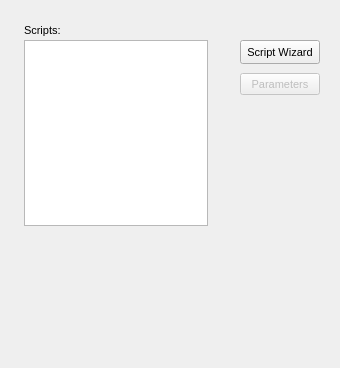
<?xml version="1.0"?>
<ui version="4.0">
  <class>Form</class>
  <widget class="QDialog" name="IDD_PROPSCRIPT">
    <property name="geometry">
      <rect>
        <x>0</x>
        <y>0</y>
        <width>340</width>
        <height>368</height>
      </rect>
    </property>
    <property name="font">
      <font>
        <family>Liberation Sans</family>
        <pointsize>8</pointsize>
        <bold>false</bold>
        <italic>false</italic>
      </font>
    </property>
    <property name="enabled">
      <bool>true</bool>
    </property>
    <widget class="QLabel" name="IDC_STATIC">
      <property name="geometry">
        <rect>
          <x>24</x>
          <y>24</y>
          <width>184</width>
          <height>16</height>
        </rect>
      </property>
      <property name="text">
        <string>Scripts:</string>
      </property>
      <property name="visible">
        <bool>true</bool>
      </property>
      <property name="enabled">
        <bool>true</bool>
      </property>
      <property name="alignment">
        <set>Qt::AlignLeft</set>
      </property>
    </widget>
    <widget class="QListWidget" name="IDC_SCRIPTSEL_LISTBOX">
      <property name="geometry">
        <rect>
          <x>24</x>
          <y>40</y>
          <width>184</width>
          <height>186</height>
        </rect>
      </property>
      <property name="visible">
        <bool>true</bool>
      </property>
      <property name="enabled">
        <bool>true</bool>
      </property>
      <property name="selectionMode">
        <enum>QAbstractItemView::SingleSelection</enum>
      </property>
    </widget>
    <widget class="QPushButton" name="IDC_SCRIPTSEL_SCRIPT_WIZ">
      <property name="geometry">
        <rect>
          <x>240</x>
          <y>40</y>
          <width>80</width>
          <height>24</height>
        </rect>
      </property>
      <property name="text">
        <string>Script Wizard</string>
      </property>
      <property name="visible">
        <bool>true</bool>
      </property>
      <property name="enabled">
        <bool>true</bool>
      </property>
      <property name="default">
        <bool>false</bool>
      </property>
      <property name="autoDefault">
        <bool>false</bool>
      </property>
    </widget>
    <widget class="QPushButton" name="IDC_PARAMETERS">
      <property name="geometry">
        <rect>
          <x>240</x>
          <y>73</y>
          <width>80</width>
          <height>22</height>
        </rect>
      </property>
      <property name="text">
        <string>Parameters</string>
      </property>
      <property name="visible">
        <bool>true</bool>
      </property>
      <property name="enabled">
        <bool>false</bool>
      </property>
      <property name="default">
        <bool>false</bool>
      </property>
      <property name="autoDefault">
        <bool>false</bool>
      </property>
    </widget>
    <action name="IDD_ORPHANHUNTER">
      <property name="text">
        <string>Orphan Hunter</string>
      </property>
    </action>
    <action name="IDD_REORDER_PAGES">
      <property name="text">
        <string>Reorder Net Pages</string>
      </property>
    </action>
    <action name="IDD_SHOW_ALL_CHECKED_OUT">
      <property name="text">
        <string>Show All Pages Checked Out</string>
      </property>
    </action>
    <action name="IDM_IMPORT_BITMAP">
      <property name="text">
        <string>Bitmap/Animation Converter...</string>
      </property>
    </action>
    <action name="ID_APP_ABOUT">
      <property name="text">
        <string>&amp;About editor...</string>
      </property>
    </action>
    <action name="ID_APP_EXIT">
      <property name="text">
        <string>E&amp;xit</string>
      </property>
      <property name="shortcut">
        <string>Alt+X</string>
      </property>
    </action>
    <action name="ID_BRIEFING_EDITOR">
      <property name="text">
        <string>Briefing Editor...</string>
      </property>
    </action>
    <action name="ID_BUTTON_LIGHTING">
      <property name="text">
        <string>ID_BUTTON_LIGHTING</string>
      </property>
    </action>
    <action name="ID_BUTTON_OUTLINE">
      <property name="text">
        <string>ID_BUTTON_OUTLINE</string>
      </property>
    </action>
    <action name="ID_BUTTON_WINDOWSELECTION">
      <property name="text">
        <string>ID_BUTTON_WINDOWSELECTION</string>
      </property>
    </action>
    <action name="ID_D3HELP">
      <property name="text">
        <string>Help on D3 Editor</string>
      </property>
    </action>
    <action name="ID_EDITORS_AIPROPERTIES">
      <property name="text">
        <string>AI Properties...</string>
      </property>
    </action>
    <action name="ID_EDITORS_AMBIENTSOUNDS">
      <property name="text">
        <string>Ambient Sounds...</string>
      </property>
    </action>
    <action name="ID_EDITORS_DALLAS">
      <property name="text">
        <string>Dallas Graphical Script Editor...</string>
      </property>
    </action>
    <action name="ID_EDITORS_FILES">
      <property name="text">
        <string>Files...</string>
      </property>
    </action>
    <action name="ID_EDITORS_MEGACELLS">
      <property name="text">
        <string>Megacells...</string>
      </property>
    </action>
    <action name="ID_EDIT_ADDSELECT">
      <property name="text">
        <string>Add Current Room to Selected List</string>
      </property>
    </action>
    <action name="ID_EDIT_ATTACH">
      <property name="text">
        <string>&amp;Attach</string>
      </property>
    </action>
    <action name="ID_EDIT_CLEARSELECTED">
      <property name="text">
        <string>Clear Selected List</string>
      </property>
    </action>
    <action name="ID_EDIT_COPY">
      <property name="text">
        <string>&amp;Copy</string>
      </property>
      <property name="shortcut">
        <string>Ctrl+Ins</string>
      </property>
    </action>
    <action name="ID_EDIT_CUT">
      <property name="text">
        <string>Cu&amp;t</string>
      </property>
      <property name="shortcut">
        <string>Shift+Del</string>
      </property>
    </action>
    <action name="ID_EDIT_DELETE">
      <property name="text">
        <string>&amp;Delete</string>
      </property>
    </action>
    <action name="ID_EDIT_LOADSCRAP">
      <property name="text">
        <string>Load Scrap from Disk</string>
      </property>
    </action>
    <action name="ID_EDIT_PASTE">
      <property name="text">
        <string>&amp;Paste</string>
      </property>
      <property name="shortcut">
        <string>Shift+Ins</string>
      </property>
    </action>
    <action name="ID_EDIT_PLACE">
      <property name="text">
        <string>&amp;Place in Mine</string>
      </property>
    </action>
    <action name="ID_EDIT_PLACE_TERRAIN">
      <property name="text">
        <string>&amp;Place on Terrain</string>
      </property>
    </action>
    <action name="ID_EDIT_REMOVESELECT">
      <property name="text">
        <string>Remove Current Room from Selected List</string>
      </property>
    </action>
    <action name="ID_EDIT_SAVESCRAP">
      <property name="text">
        <string>Save Scrap to Disk</string>
      </property>
    </action>
    <action name="ID_EDIT_SELECTATTACHED">
      <property name="text">
        <string>Select All Rooms Attached to Current Room</string>
      </property>
    </action>
    <action name="ID_EDIT_UNDO">
      <property name="text">
        <string>&amp;Undo</string>
      </property>
      <property name="shortcut">
        <string>Alt+Backspace</string>
      </property>
    </action>
    <action name="ID_FILE_AUTOSAVE">
      <property name="text">
        <string>Autosave</string>
      </property>
      <property name="checkable">
        <bool>true</bool>
      </property>
    </action>
    <action name="ID_FILE_CHECKMINE">
      <property name="text">
        <string>&amp;Check Mine</string>
      </property>
    </action>
    <action name="ID_FILE_FIXCRACKS">
      <property name="text">
        <string>Fix Level Cracks</string>
      </property>
    </action>
    <action name="ID_FILE_FIXDEGENERATEFACES">
      <property name="text">
        <string>Fix/Remove Degenerate Faces</string>
      </property>
    </action>
    <action name="ID_FILE_IMPORT_ROOM">
      <property name="text">
        <string>Import 3DSMax Room</string>
      </property>
    </action>
    <action name="ID_FILE_INFORMATION">
      <property name="text">
        <string>&amp;Information</string>
      </property>
      <property name="shortcut">
        <string>Alt+I</string>
      </property>
    </action>
    <action name="ID_FILE_LEAVE_EDITOR">
      <property name="text">
        <string>Go to main menu...</string>
      </property>
    </action>
    <action name="ID_FILE_LEVELPROPS">
      <property name="text">
        <string>Set Selected Room(s) Properties</string>
      </property>
    </action>
    <action name="ID_FILE_LEVEL_INFO">
      <property name="text">
        <string>Edit Level Info...</string>
      </property>
    </action>
    <action name="ID_FILE_MRU_FILE1">
      <property name="text">
        <string>Recent File</string>
      </property>
      <property name="enabled">
        <bool>false</bool>
      </property>
    </action>
    <action name="ID_FILE_NEW">
      <property name="text">
        <string>&amp;New</string>
      </property>
      <property name="shortcut">
        <string>Ctrl+N</string>
      </property>
    </action>
    <action name="ID_FILE_OPEN">
      <property name="text">
        <string>&amp;Open...</string>
      </property>
      <property name="shortcut">
        <string>Ctrl+O</string>
      </property>
    </action>
    <action name="ID_FILE_PLAY640X480">
      <property name="text">
        <string>&amp;Play in 640 x 480</string>
      </property>
      <property name="shortcut">
        <string>Alt+P</string>
      </property>
    </action>
    <action name="ID_FILE_PREFERENCES">
      <property name="text">
        <string>Preferences</string>
      </property>
    </action>
    <action name="ID_FILE_PRINT">
      <property name="text">
        <string>&amp;Print...</string>
      </property>
      <property name="shortcut">
        <string>Ctrl+P</string>
      </property>
    </action>
    <action name="ID_FILE_PRINT_PREVIEW">
      <property name="text">
        <string>Print Pre&amp;view</string>
      </property>
    </action>
    <action name="ID_FILE_PRINT_SETUP">
      <property name="text">
        <string>P&amp;rint Setup...</string>
      </property>
    </action>
    <action name="ID_FILE_REMOVEDUPLICATEFACESFROMCURRENTROOM">
      <property name="text">
        <string>Remove Duplicate Faces from Current Room</string>
      </property>
    </action>
    <action name="ID_FILE_REMOVEEXTRAPOINTS">
      <property name="text">
        <string>Remove Extra Points</string>
      </property>
    </action>
    <action name="ID_FILE_RESTOREGAMESTATE">
      <property name="text">
        <string>Restore Gamestate</string>
      </property>
    </action>
    <action name="ID_FILE_SAVE">
      <property name="text">
        <string>&amp;Save</string>
      </property>
      <property name="shortcut">
        <string>Ctrl+S</string>
      </property>
    </action>
    <action name="ID_FILE_SAVEGOALTEXT">
      <property name="text">
        <string>Save Goal Text to File</string>
      </property>
    </action>
    <action name="ID_FILE_SAVE_AS">
      <property name="text">
        <string>Save &amp;As...</string>
      </property>
    </action>
    <action name="ID_FILE_SAVE_COPY_AS">
      <property name="text">
        <string>Save Copy &amp;As...</string>
      </property>
    </action>
    <action name="ID_FILE_STATS">
      <property name="text">
        <string>Show Level Stats</string>
      </property>
    </action>
    <action name="ID_FILE_UPDATE">
      <property name="text">
        <string>&amp;Update</string>
      </property>
      <property name="shortcut">
        <string>Ctrl+S</string>
      </property>
    </action>
    <action name="ID_FILE_VERIFY_LEVEL">
      <property name="text">
        <string>Verify Level</string>
      </property>
    </action>
    <action name="ID_HOTSPOT_TGA">
      <property name="text">
        <string>HotSpot TGA Extractor...</string>
      </property>
    </action>
    <action name="ID_MINE_VIEW">
      <property name="text">
        <string>Mine View</string>
      </property>
      <property name="shortcut">
        <string>F2</string>
      </property>
    </action>
    <action name="ID_OBJBUTTON">
      <property name="text">
        <string>ID_OBJBUTTON</string>
      </property>
    </action>
    <action name="ID_OBJECT_DELETEOBJECT">
      <property name="text">
        <string>Delete Object</string>
      </property>
      <property name="shortcut">
        <string>Del</string>
      </property>
    </action>
    <action name="ID_OBJECT_MOVEPLAYER">
      <property name="text">
        <string>Move Player 0 to Viewer</string>
      </property>
    </action>
    <action name="ID_OBJECT_PLACECAMERAATCURRENTFACE">
      <property name="text">
        <string>Create New Camera at Current Face</string>
      </property>
    </action>
    <action name="ID_OBJECT_PLACECAMERAATVIEWER">
      <property name="text">
        <string>Create New Camera at Viewer</string>
      </property>
    </action>
    <action name="ID_OBJECT_PLACEOBJECT">
      <property name="text">
        <string>Place Object</string>
      </property>
      <property name="shortcut">
        <string>Ins</string>
      </property>
    </action>
    <action name="ID_OBJECT_PLACESOUNDSOURCEATVIEWER">
      <property name="text">
        <string>Create SoundSource at Viewer</string>
      </property>
    </action>
    <action name="ID_OBJECT_PLACEWAYPOINTATVIEWER">
      <property name="text">
        <string>Place Waypoint at Viewer</string>
      </property>
    </action>
    <action name="ID_OBJECT_SELECTBYNUMBER">
      <property name="text">
        <string>Select Object By Number</string>
      </property>
    </action>
    <action name="ID_OBJECT_SETCAMERAFROMVIEWER">
      <property name="text">
        <string>Move Camera to Viewer</string>
      </property>
    </action>
    <action name="ID_OBJECT_SETVIEWERFROMCAMERA">
      <property name="text">
        <string>Move Viewer to Camera</string>
      </property>
    </action>
    <action name="ID_OSIRISCOMPILE">
      <property name="text">
        <string>ID_OSIRISCOMPILE</string>
      </property>
    </action>
    <action name="ID_REINIT_OPENGL">
      <property name="text">
        <string>ID_REINIT_OPENGL</string>
      </property>
    </action>
    <action name="ID_ROOM_ADD">
      <property name="text">
        <string>&amp;Add Room at Current Face</string>
      </property>
      <property name="shortcut">
        <string>Shift+A</string>
      </property>
    </action>
    <action name="ID_ROOM_ADDVERTTONEWFACE">
      <property name="text">
        <string>Add Vert to New Face</string>
      </property>
      <property name="shortcut">
        <string>Shift+V</string>
      </property>
    </action>
    <action name="ID_ROOM_ATTACHROOM">
      <property name="text">
        <string>Attach Room</string>
      </property>
    </action>
    <action name="ID_ROOM_BUILDBRIDGE">
      <property name="text">
        <string>&amp;Build Bridge</string>
      </property>
    </action>
    <action name="ID_ROOM_BUILDSMOOTHBRIDGE">
      <property name="text">
        <string>Build Smooth Bridge</string>
      </property>
      <property name="shortcut">
        <string>Ctrl+B</string>
      </property>
    </action>
    <action name="ID_ROOM_CLEARCENTERPOINT">
      <property name="text">
        <string>Clear Center Point</string>
      </property>
    </action>
    <action name="ID_ROOM_COMBINE">
      <property name="text">
        <string>Combine Rooms</string>
      </property>
    </action>
    <action name="ID_ROOM_DELETE">
      <property name="text">
        <string>Delete Current Room</string>
      </property>
    </action>
    <action name="ID_ROOM_DELETECONNECTEDFACES">
      <property name="text">
        <string>Delete Connected Faces</string>
      </property>
    </action>
    <action name="ID_ROOM_DELETEFACE">
      <property name="text">
        <string>Delete Current Face</string>
      </property>
    </action>
    <action name="ID_ROOM_DELETEPORTAL">
      <property name="text">
        <string>Delete Current Portal</string>
      </property>
    </action>
    <action name="ID_ROOM_DELETEVERT">
      <property name="text">
        <string>Delete Current Vert From Face</string>
      </property>
    </action>
    <action name="ID_ROOM_DROPROOM">
      <property name="text">
        <string>Drop Room</string>
      </property>
    </action>
    <action name="ID_ROOM_FACE_ADDVERTTOEDGE">
      <property name="text">
        <string>Add Vert To Edge</string>
      </property>
    </action>
    <action name="ID_ROOM_FACE_DELETEVERTONEDGE">
      <property name="text">
        <string>Delete Vert on Edge</string>
      </property>
    </action>
    <action name="ID_ROOM_FACE_MOVEVERTONEDGE">
      <property name="text">
        <string>Move Vert on Edge</string>
      </property>
    </action>
    <action name="ID_ROOM_FACE_SPLITFACE">
      <property name="text">
        <string>Split Face</string>
      </property>
    </action>
    <action name="ID_ROOM_FINISHNEWFACE">
      <property name="text">
        <string>Add Last Point to New Face (Finish Face)</string>
      </property>
    </action>
    <action name="ID_ROOM_GRABTEXTURE">
      <property name="text">
        <string>Grab Texture</string>
      </property>
      <property name="shortcut">
        <string>G</string>
      </property>
    </action>
    <action name="ID_ROOM_JOINROOMS">
      <property name="text">
        <string>Join Rooms</string>
      </property>
    </action>
    <action name="ID_ROOM_JOINROOMSEXACT">
      <property name="text">
        <string>Join Rooms Exact</string>
      </property>
    </action>
    <action name="ID_ROOM_JOIN_ADJACENT_FACES">
      <property name="text">
        <string>Join Adjacent Faces</string>
      </property>
    </action>
    <action name="ID_ROOM_LINKTONEWEXTERNAL">
      <property name="text">
        <string>Link Room to New External Room</string>
      </property>
    </action>
    <action name="ID_ROOM_MARK">
      <property name="text">
        <string>&amp;Mark Room/Face</string>
      </property>
      <property name="shortcut">
        <string>Ctrl+M</string>
      </property>
    </action>
    <action name="ID_ROOM_MERGEOBJECTINTOROOM">
      <property name="text">
        <string>Merge Object into Room</string>
      </property>
    </action>
    <action name="ID_ROOM_NEXTFACE">
      <property name="text">
        <string>Next Face</string>
      </property>
      <property name="shortcut">
        <string>F</string>
      </property>
    </action>
    <action name="ID_ROOM_PLACEROOM">
      <property name="text">
        <string>Place Room at Current Room</string>
      </property>
    </action>
    <action name="ID_ROOM_PLACETERRAINROOM">
      <property name="text">
        <string>Place Room at Current Terrain Cell</string>
      </property>
    </action>
    <action name="ID_ROOM_PREVIOUSFACE">
      <property name="text">
        <string>Previous Face</string>
      </property>
      <property name="shortcut">
        <string>Shift+F</string>
      </property>
    </action>
    <action name="ID_ROOM_PROPAGATETOADJACENTCOPLANARFACES">
      <property name="text">
        <string>Propagate to Adjacent Coplanar Faces</string>
      </property>
      <property name="shortcut">
        <string>Ctrl+F</string>
      </property>
    </action>
    <action name="ID_ROOM_PROPAGATETOALL">
      <property name="text">
        <string>Propagate to All Faces in Room</string>
      </property>
      <property name="shortcut">
        <string>Shift+R</string>
      </property>
    </action>
    <action name="ID_ROOM_RENAMEROOM">
      <property name="text">
        <string>Rename Room</string>
      </property>
      <property name="shortcut">
        <string>Ctrl+R</string>
      </property>
    </action>
    <action name="ID_ROOM_ROTATEPLACEDROOM45DEGREES">
      <property name="text">
        <string>Rotate Placed Room 45 Degrees</string>
      </property>
    </action>
    <action name="ID_ROOM_SAVECURRENTROOM">
      <property name="text">
        <string>Save Current Room</string>
      </property>
    </action>
    <action name="ID_ROOM_SELECTBYNUMBER">
      <property name="text">
        <string>Select Room by Number</string>
      </property>
    </action>
    <action name="ID_ROOM_SELECTFACEBYNUMBER">
      <property name="text">
        <string>Select Face by Number</string>
      </property>
    </action>
    <action name="ID_ROOM_SETCENTERFROMVIEWER">
      <property name="text">
        <string>Set Room Center from Viewer</string>
      </property>
    </action>
    <action name="ID_ROOM_SNAPPLACEDROOM">
      <property name="text">
        <string>Snap Placed Room</string>
      </property>
    </action>
    <action name="ID_ROOM_SNAPPOINTTOEDGE">
      <property name="text">
        <string>Snap Point to Edge</string>
      </property>
    </action>
    <action name="ID_ROOM_SNAPPOINTTOFACE">
      <property name="text">
        <string>Snap Point to Face</string>
      </property>
    </action>
    <action name="ID_ROOM_SNAPPOINTTOPOINT">
      <property name="text">
        <string>Snap Point to Point</string>
      </property>
    </action>
    <action name="ID_ROOM_SPLITFACE">
      <property name="text">
        <string>Triangulate face</string>
      </property>
    </action>
    <action name="ID_ROOM_STARTNEWFACE">
      <property name="text">
        <string>Add First Point to New Face (Start Face)</string>
      </property>
    </action>
    <action name="ID_ROOM_SWAPMAKEDANDCURRENTROOMFACE">
      <property name="text">
        <string>Swap Marked and Current Room/Face</string>
      </property>
    </action>
    <action name="ID_ROOM_UNDOSNAP">
      <property name="text">
        <string>Undo Snap</string>
      </property>
    </action>
    <action name="ID_ROOM_UNPLACEROOM">
      <property name="text">
        <string>Un-place Room/Group/Door</string>
      </property>
    </action>
    <action name="ID_ROOM_VIEW">
      <property name="text">
        <string>Room View</string>
      </property>
      <property name="shortcut">
        <string>F4</string>
      </property>
    </action>
    <action name="ID_SCRIPT_LEVEL_INTERFACE">
      <property name="text">
        <string>Levels and Scripts...</string>
      </property>
    </action>
    <action name="ID_SUBEDITORS_FONT">
      <property name="text">
        <string>Font Editor...</string>
      </property>
    </action>
    <action name="ID_SUBEDITORS_HOGMAKER">
      <property name="text">
        <string>Hog Maker...</string>
      </property>
    </action>
    <action name="ID_SUBEDITORS_TABLEFILEEDIT">
      <property name="text">
        <string>Table File Text Editor...</string>
      </property>
    </action>
    <action name="ID_SUBEDITORS_TABLEFILEFILTER">
      <property name="text">
        <string>Table File Filter...</string>
      </property>
    </action>
    <action name="ID_TABLEEDIT_FILE_EXIT">
      <property name="text">
        <string>&amp;Exit</string>
      </property>
    </action>
    <action name="ID_TABLEEDIT_FILE_LOAD">
      <property name="text">
        <string>&amp;Load...</string>
      </property>
    </action>
    <action name="ID_TABLEEDIT_FILE_SAVE">
      <property name="text">
        <string>&amp;Save</string>
      </property>
    </action>
    <action name="ID_TABLEEDIT_FILE_SAVE_AS">
      <property name="text">
        <string>S&amp;ave as...</string>
      </property>
    </action>
    <action name="ID_TABLEFILTER_FILE_EXIT">
      <property name="text">
        <string>Exit</string>
      </property>
    </action>
    <action name="ID_TABLEFILTER_FILE_LOAD">
      <property name="text">
        <string>Load...</string>
      </property>
    </action>
    <action name="ID_TABLEFILTER_FILE_NEW">
      <property name="text">
        <string>New</string>
      </property>
    </action>
    <action name="ID_TABLEFILTER_FILE_SAVE">
      <property name="text">
        <string>Save</string>
      </property>
    </action>
    <action name="ID_TABLEFILTER_FILE_SAVEAS">
      <property name="text">
        <string>Save as...</string>
      </property>
    </action>
    <action name="ID_TERRAIN_VIEW">
      <property name="text">
        <string>Terrain View</string>
      </property>
      <property name="shortcut">
        <string>F3</string>
      </property>
    </action>
    <action name="ID_TEST_TEST1">
      <property name="text">
        <string>Test function 1</string>
      </property>
    </action>
    <action name="ID_TEST_TEST2">
      <property name="text">
        <string>Test function 2</string>
      </property>
    </action>
    <action name="ID_TEST_TEST3">
      <property name="text">
        <string>Test function 3</string>
      </property>
    </action>
    <action name="ID_TOOLS_WORLD_OBJECTS_BUILDINGS">
      <property name="text">
        <string>Buildings...</string>
      </property>
    </action>
    <action name="ID_TOOLS_WORLD_OBJECTS_CLUTTER">
      <property name="text">
        <string>Clutter...</string>
      </property>
    </action>
    <action name="ID_TOOLS_WORLD_OBJECTS_DOOR">
      <property name="text">
        <string>Doors...</string>
      </property>
    </action>
    <action name="ID_TOOLS_WORLD_OBJECTS_LIGHTS">
      <property name="text">
        <string>Lights...</string>
      </property>
    </action>
    <action name="ID_TOOLS_WORLD_OBJECTS_PLAYER">
      <property name="text">
        <string>Player Ships...</string>
      </property>
    </action>
    <action name="ID_TOOLS_WORLD_OBJECTS_POWERUPS">
      <property name="text">
        <string>Powerups...</string>
      </property>
    </action>
    <action name="ID_TOOLS_WORLD_OBJECTS_ROBOTS">
      <property name="text">
        <string>Robots...</string>
      </property>
    </action>
    <action name="ID_TOOLS_WORLD_OBJECTS_SOUND">
      <property name="text">
        <string>Sounds...</string>
      </property>
    </action>
    <action name="ID_TOOLS_WORLD_TEXTURES">
      <property name="text">
        <string>Textures...</string>
      </property>
    </action>
    <action name="ID_TOOLS_WORLD_WEAPONS">
      <property name="text">
        <string>Weapons...</string>
      </property>
    </action>
    <action name="ID_VIEW_CENTERONCUBE">
      <property name="text">
        <string>Center on Current &amp;Room</string>
      </property>
      <property name="shortcut">
        <string>Home</string>
      </property>
    </action>
    <action name="ID_VIEW_CENTERONMINE">
      <property name="text">
        <string>Center on &amp;Mine Origin</string>
      </property>
    </action>
    <action name="ID_VIEW_CENTERONOBJECT">
      <property name="text">
        <string>Center on Current &amp;Object</string>
      </property>
    </action>
    <action name="ID_VIEW_DELETEVIEWER">
      <property name="text">
        <string>Delete Viewer</string>
      </property>
    </action>
    <action name="ID_VIEW_FLIP">
      <property name="text">
        <string>Flip Viewer</string>
      </property>
      <property name="shortcut">
        <string>/</string>
      </property>
    </action>
    <action name="ID_VIEW_KEYPAD_TOGGLE">
      <property name="text">
        <string>Keypad</string>
      </property>
      <property name="shortcut">
        <string>F10</string>
      </property>
    </action>
    <action name="ID_VIEW_MOVECAMERATOCURRENTOBJECT">
      <property name="text">
        <string>Move camera to Current Object</string>
      </property>
    </action>
    <action name="ID_VIEW_MOVECAMERATOSELECTEDFACE">
      <property name="text">
        <string>Move camera to &amp;Current Face</string>
      </property>
      <property name="shortcut">
        <string>Shift+C</string>
      </property>
    </action>
    <action name="ID_VIEW_MOVECAMERATOSELECTEDROOM">
      <property name="text">
        <string>Move camera to &amp;Current Room</string>
      </property>
      <property name="shortcut">
        <string>C</string>
      </property>
    </action>
    <action name="ID_VIEW_NEWVIEWER">
      <property name="text">
        <string>New Viewer</string>
      </property>
    </action>
    <action name="ID_VIEW_NEXTVIEWER">
      <property name="text">
        <string>Next Viewer</string>
      </property>
    </action>
    <action name="ID_VIEW_RESETVIEWRADIUS">
      <property name="text">
        <string>Reset View Radius</string>
      </property>
    </action>
    <action name="ID_VIEW_SHOWOBJECTSINWIREFRAMEVIEW">
      <property name="text">
        <string>Show objects in Wireframe view</string>
      </property>
    </action>
    <action name="ID_VIEW_SHOWVIEWERFORWARDVECTOR">
      <property name="text">
        <string>Show Viewer Forward Vector</string>
      </property>
    </action>
    <action name="ID_VIEW_STATUS_BAR">
      <property name="text">
        <string>&amp;Status Bar</string>
      </property>
    </action>
    <action name="ID_VIEW_TEXTUREMINE">
      <property name="text">
        <string>Te&amp;xtured view</string>
      </property>
    </action>
    <action name="ID_VIEW_TOOLBAR">
      <property name="text">
        <string>&amp;Toolbar</string>
      </property>
    </action>
    <action name="ID_VIEW_VIEWPROP">
      <property name="text">
        <string>Display Viewer Properties</string>
      </property>
    </action>
    <action name="ID_VIEW_WIREFRAMEMINE">
      <property name="text">
        <string>&amp;Wireframe view</string>
      </property>
    </action>
    <action name="ID_WINDOW_CASCADE">
      <property name="text">
        <string>&amp;Cascade</string>
      </property>
    </action>
    <action name="ID_WINDOW_TILE">
      <property name="text">
        <string>&amp;Tile</string>
      </property>
    </action>
    <action name="ID_ZBUTTON">
      <property name="text">
        <string>ID_ZBUTTON</string>
      </property>
    </action>
  </widget>
</ui>
